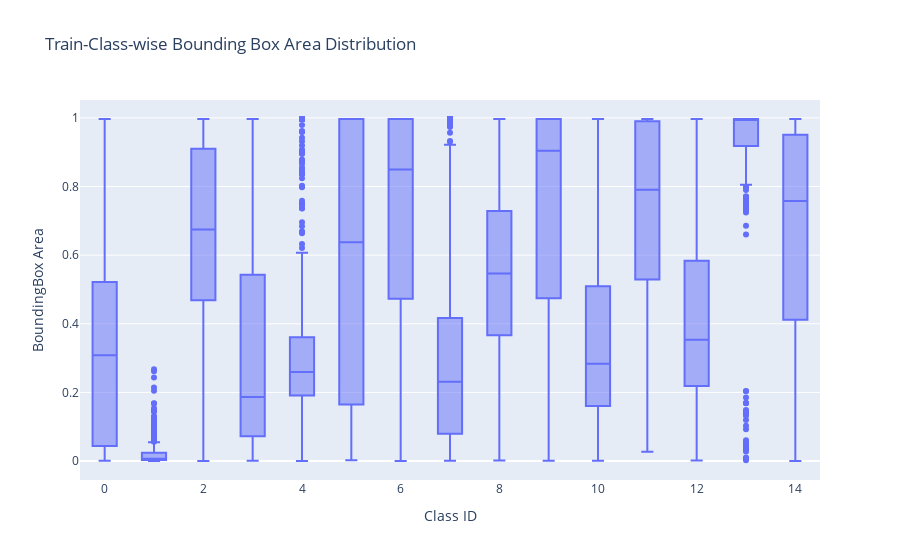

The cell this chart's notebook holds for it:
### Code cell
fig = px.box(df, x="Class ID", y="BoundingBox Area", title="Train-Class-wise Bounding Box Area Distribution")
fig.show()

fig.write_image('train_class_wise bounding.png')

### Figure 1 — Plotly figure (JSON) as saved in the notebook; plotly's stock layout.template omitted (floating-point values rounded to 4 significant figures; data arrays with more than 128 entries replaced by an {"elided": "..."} marker saying what was removed)
{"data": [{"alignmentgroup": "True", "hovertemplate": "Class ID=%{x}<br>BoundingBox Area=%{y}<extra></extra>", "legendgroup": "", "marker": {"color": "#636efa"}, "name": "", "notched": false, "offsetgroup": "", "orientation": "v", "showlegend": false, "type": "box", "x": {"elided": "7989 int values"}, "x0": " ", "xaxis": "x", "y": {"elided": "7989 float values"}, "y0": " ", "yaxis": "y"}], "layout": {"autosize": true, "boxmode": "group", "legend": {"tracegroupgap": 0}, "title": {"text": "Train-Class-wise Bounding Box Area Distribution"}, "xaxis": {"anchor": "y", "autorange": true, "domain": [0, 1], "range": [-0.5, 14.5], "title": {"text": "Class ID"}, "type": "linear"}, "yaxis": {"anchor": "x", "autorange": true, "domain": [0, 1], "range": [-0.05519, 1.052], "title": {"text": "BoundingBox Area"}, "type": "linear"}}}
